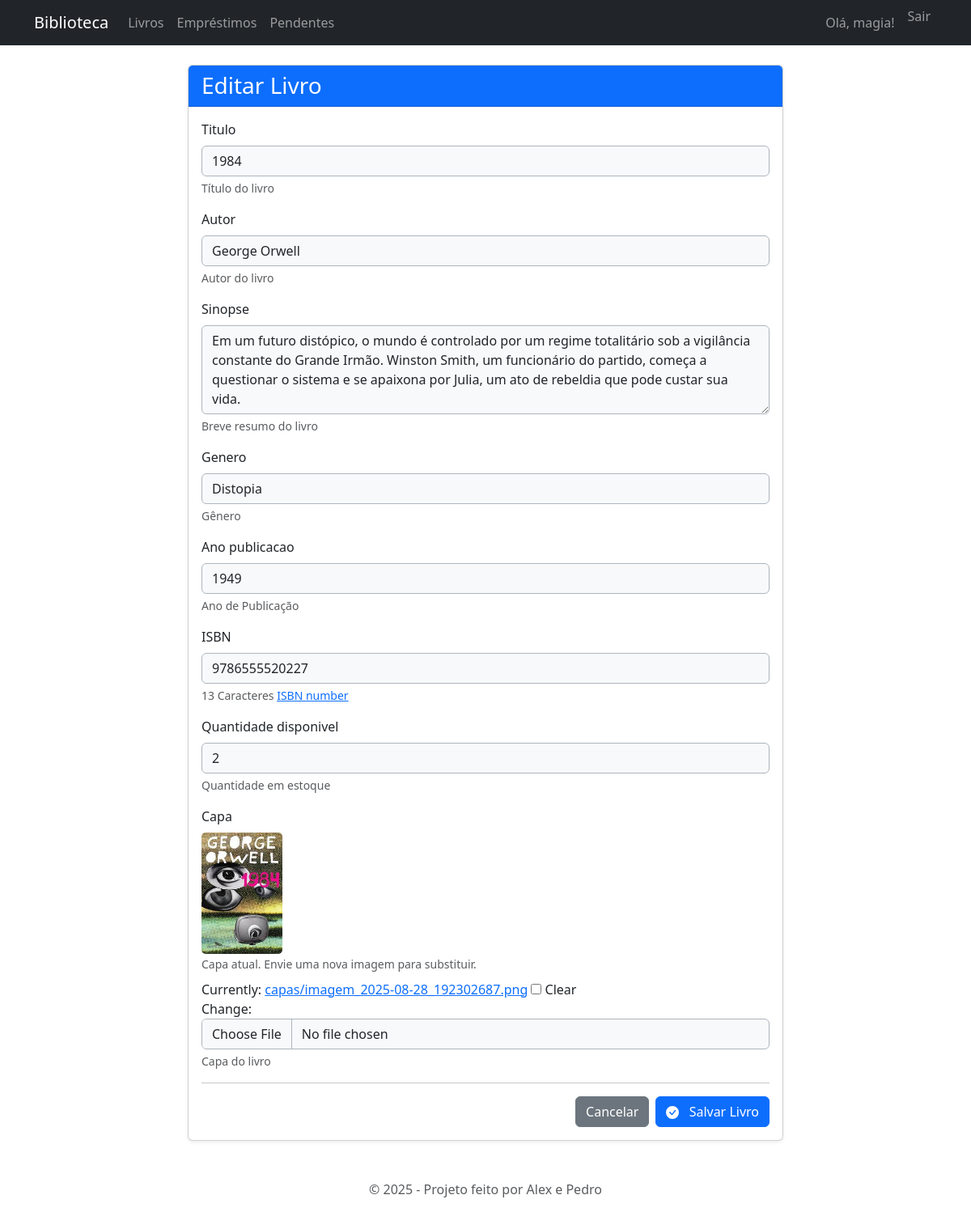
Page /livro/6/editar/ (signed in) on the committed database.
### biblioteca_core/models.py (models this page shows, shortened)
class Livro(models.Model):
    titulo = models.CharField(max_length=200, help_text="Título do livro")
    autor = models.CharField(max_length=150, help_text="Autor do livro")
    sinopse = models.TextField(null=True, blank=True, help_text="Breve resumo do livro")
    genero = models.CharField(max_length=100, help_text="Gênero")
    ano_publicacao = models.IntegerField(help_text="Ano de Publicação")
    isbn = models.CharField('ISBN', max_length=13, unique=True, help_text='13 Caracteres <a href="https://www.isbn-international.org/content/what-isbn">ISBN number</a>')
    quantidade_disponivel = models.PositiveIntegerField(default=1, help_text="Quantidade em estoque")
    capa = models.ImageField(upload_to='capas/', null=True, blank=True, help_text="Capa do livro")
    class Meta:
        ordering = ['titulo']

### biblioteca_core/views.py (the view)
# urls.py: path('livro/<int:pk>/editar/', LivroUpdateView.as_view(), name='livro-update'),
class LivroUpdateView(StaffRequiredMixin, UpdateView):
    model = Livro
    form_class = LivroForm
    template_name = 'biblioteca_core/livro_form.html'
    success_url = reverse_lazy('livro-list')

### biblioteca_core/forms.py
class LivroForm(forms.ModelForm):
    def __init__(self, *args, **kwargs):
        super().__init__(*args, **kwargs)
        for field_name, field in self.fields.items():
            field.widget.attrs['class'] = 'form-control'
            if isinstance(field.widget, forms.FileInput):
                field.widget.attrs['class'] += ' form-control-file'
            if isinstance(field.widget, forms.Textarea):
                field.widget.attrs['rows'] = 4
    class Meta:
        model = Livro
        fields = '__all__' # Mantém todos os campos do modelo

### biblioteca_core/views.py (called while the page is built)
    def test_func(self):
        return self.request.user.is_staff

### biblioteca_core/templates/biblioteca_core/livro_form.html (shortened to what this page needs)
{% extends 'biblioteca_core/base.html' %}
{% block content %}
<div class="row justify-content-center">
    <div class="col-lg-8 col-md-10">
        <div class="card shadow-sm">
            <div class="card-header bg-primary text-white">
                <h3 class="mb-0">{% if form.instance.pk %}Editar Livro{% else %}Cadastrar Novo Livro{% endif %}</h3>
            </div>
            <div class="card-body">
                <form method="post" enctype="multipart/form-data" novalidate>
                    {% for field in form %}
                        <div class="mb-3">
                            <label for="{{ field.id_for_label }}" class="form-label">{{ field.label }}</label>
                            {% if field.name == 'capa' and form.instance.capa %}
                                <div class="mb-2">
                                    <img src="{{ form.instance.capa.url }}" alt="Capa atual" style="max-height: 150px; border-radius: 5px;">
                                    <br>
                                    <small class="text-muted">Capa atual. Envie uma nova imagem para substituir.</small>
                                </div>
                            {% endif %}
                            {{ field }}
                            {% if field.help_text %}
                                <div class="form-text">{{ field.help_text|safe }}</div>
                            {% endif %}
                        </div>
                    {% endfor %}
                    <hr>
                    <div class="d-grid gap-2 d-md-flex justify-content-md-end">
                        <a href="{% url 'livro-list' %}" class="btn btn-secondary">Cancelar</a>
                        <button type="submit" class="btn btn-primary">
                            Salvar Livro
                        </button>
                    </div>
                </form>
            </div>
        </div>
    </div>
</div>
{% endblock %}

### biblioteca_core/templates/biblioteca_core/base.html (shortened to what this page needs)
<!DOCTYPE html>
<html lang="pt-br">
<head>
    <link href="https://cdn.jsdelivr.net/npm/bootstrap@5.3.3/dist/css/bootstrap.min.css" rel="stylesheet">
    <link rel="stylesheet" href="https://cdn.jsdelivr.net/npm/bootstrap-icons@1.11.3/font/bootstrap-icons.min.css">
</head>
<body>
    <nav class="navbar navbar-expand-lg navbar-dark bg-dark mb-4">
        <div class="container">
            <a class="navbar-brand" href="{% url 'home' %}">Biblioteca</a>
            <div class="collapse navbar-collapse" id="navbarNav">
                <ul class="navbar-nav me-auto mb-2 mb-lg-0">
                    <li class="nav-item"><a class="nav-link" href="{% url 'livro-list' %}">Livros</a></li>
                    <li class="nav-item"><a class="nav-link" href="{% url 'emprestimo-list' %}">Empréstimos</a></li>
                    <li class="nav-item"><a class="nav-link" href="{% url 'emprestimo-pendentes-list' %}">Pendentes</a></li>
                </ul>
                <ul class="navbar-nav">
                    {% if user.is_authenticated %}
                        <li class="nav-item"><span class="nav-link">Olá, {{ user.username }}!</span></li>
                        <li class="nav-item">
                            <form method="post" action="{% url 'logout' %}">
                                <button type="submit" class="nav-link-button nav-link">Sair</button>
                            </form>
                        </li>
                    {% else %}
                        <li class="nav-item"><a class="nav-link" href="{% url 'login' %}">Entrar</a></li>
                    {% endif %}
                </ul>
            </div>
        </div>
    </nav>
    <main class="container">
        {% block content %}
        {% endblock %}
    </main>
    <footer class="text-center mt-5 text-muted">
        <p>&copy; 2025 - Projeto feito por Alex e Pedro</p>
    </footer>
</body>
</html>

### biblioteca_core/templates/biblioteca_core/base.html (style rules this page uses)
.form-control,.form-select { border:1px solid #adb5bd;background-color:#f8f9fa;transition:border-color .15s ease-in-out,box-shadow .15s ease-in-out }
.nav-link-button { background: none; border: none; padding: 0; color: rgba(255,255,255,.55); cursor: pointer; }

### rows in the picture
Livro: form "1984" "George Orwell" "Em um futuro distópico, o mundo é controlado por um regime totalitário sob a vigilância constante do Grande Irmão. Winston Smith, um funcionário do partido, começa a questionar o sistema e se apaixona por Julia, um ato de rebeldia que pode custar sua vida." "Distopia" "1949" "9786555520227" "2", instance.capa (picture)

### other values in the picture
{{ user.username }} "magia"
{{ field.label }} "Titulo" "Autor" "Sinopse" "Genero" "Ano publicacao" "ISBN" "Quantidade disponivel" "Capa"
{{ field.help_text|safe }} "Título do livro" "Autor do livro" "Breve resumo do livro" "Gênero" "Ano de Publicação" "13 Caracteres ISBN number" "Quantidade em estoque" "Capa do livro"
